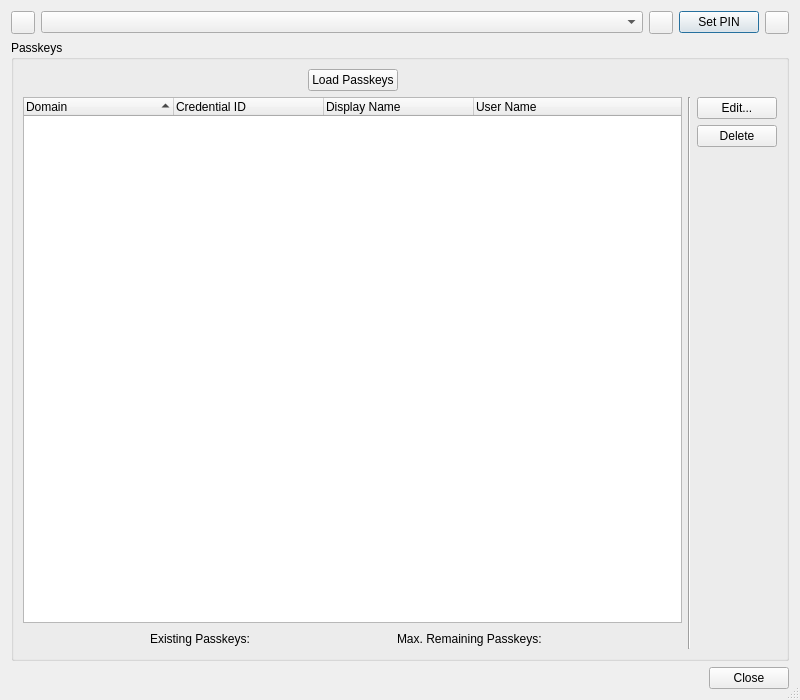
<?xml version="1.0" encoding="UTF-8"?>
<ui version="4.0">
 <class>Fido2ManagementDialog</class>
 <widget class="QDialog" name="Fido2ManagementDialog">
  <property name="geometry">
   <rect>
    <x>0</x>
    <y>0</y>
    <width>800</width>
    <height>700</height>
   </rect>
  </property>
  <property name="windowTitle">
   <string>FIDO2 Security Key Management</string>
  </property>
  <property name="sizeGripEnabled">
   <bool>true</bool>
  </property>
  <layout class="QVBoxLayout" name="verticalLayout_2">
   <item>
    <layout class="QHBoxLayout" name="horizontalLayout">
     <item>
      <widget class="QToolButton" name="reloadButton">
       <property name="toolTip">
        <string>Press to reload the list of detected security keys.</string>
       </property>
      </widget>
     </item>
     <item>
      <widget class="QComboBox" name="securityKeysComboBox">
       <property name="sizePolicy">
        <sizepolicy hsizetype="Expanding" vsizetype="Fixed">
         <horstretch>0</horstretch>
         <verstretch>0</verstretch>
        </sizepolicy>
       </property>
       <property name="toolTip">
        <string>Select the security keys to be managed.</string>
       </property>
      </widget>
     </item>
     <item>
      <widget class="QToolButton" name="lockButton">
       <property name="toolTip">
        <string>Press to unlock the security key, release to lock it again.</string>
       </property>
       <property name="checkable">
        <bool>true</bool>
       </property>
      </widget>
     </item>
     <item>
      <widget class="QPushButton" name="pinButton">
       <property name="toolTip">
        <string>Press to set or change the PIN of the selected security key.</string>
       </property>
       <property name="text">
        <string>Set PIN</string>
       </property>
      </widget>
     </item>
     <item>
      <widget class="EricToolButton" name="menuButton">
       <property name="popupMode">
        <enum>QToolButton::InstantPopup</enum>
       </property>
      </widget>
     </item>
    </layout>
   </item>
   <item>
    <widget class="QGroupBox" name="groupBox">
     <property name="title">
      <string>Passkeys</string>
     </property>
     <layout class="QGridLayout" name="gridLayout">
      <item row="0" column="0">
       <layout class="QHBoxLayout" name="horizontalLayout_3">
        <item>
         <spacer name="horizontalSpacer">
          <property name="orientation">
           <enum>Qt::Horizontal</enum>
          </property>
          <property name="sizeHint" stdset="0">
           <size>
            <width>40</width>
            <height>20</height>
           </size>
          </property>
         </spacer>
        </item>
        <item>
         <widget class="QPushButton" name="loadPasskeysButton">
          <property name="toolTip">
           <string>Press ro load the passkeys of the selected security key.</string>
          </property>
          <property name="text">
           <string>Load Passkeys</string>
          </property>
         </widget>
        </item>
        <item>
         <spacer name="horizontalSpacer_2">
          <property name="orientation">
           <enum>Qt::Horizontal</enum>
          </property>
          <property name="sizeHint" stdset="0">
           <size>
            <width>40</width>
            <height>20</height>
           </size>
          </property>
         </spacer>
        </item>
       </layout>
      </item>
      <item row="1" column="0">
       <widget class="QTreeWidget" name="passkeysList">
        <property name="editTriggers">
         <set>QAbstractItemView::NoEditTriggers</set>
        </property>
        <property name="alternatingRowColors">
         <bool>true</bool>
        </property>
        <property name="sortingEnabled">
         <bool>true</bool>
        </property>
        <attribute name="headerDefaultSectionSize">
         <number>150</number>
        </attribute>
        <column>
         <property name="text">
          <string>Domain</string>
         </property>
        </column>
        <column>
         <property name="text">
          <string>Credential ID</string>
         </property>
        </column>
        <column>
         <property name="text">
          <string>Display Name</string>
         </property>
        </column>
        <column>
         <property name="text">
          <string>User Name</string>
         </property>
        </column>
       </widget>
      </item>
      <item row="1" column="1" rowspan="2">
       <widget class="Line" name="line">
        <property name="orientation">
         <enum>Qt::Vertical</enum>
        </property>
       </widget>
      </item>
      <item row="1" column="2" rowspan="2">
       <layout class="QVBoxLayout" name="verticalLayout">
        <item>
         <widget class="QPushButton" name="editButton">
          <property name="toolTip">
           <string>Press to change the user info of the selected passkey.</string>
          </property>
          <property name="text">
           <string>Edit...</string>
          </property>
         </widget>
        </item>
        <item>
         <widget class="QPushButton" name="deleteButton">
          <property name="toolTip">
           <string>Press to delete the selected passkey.</string>
          </property>
          <property name="text">
           <string>Delete</string>
          </property>
         </widget>
        </item>
        <item>
         <spacer name="verticalSpacer">
          <property name="orientation">
           <enum>Qt::Vertical</enum>
          </property>
          <property name="sizeHint" stdset="0">
           <size>
            <width>20</width>
            <height>40</height>
           </size>
          </property>
         </spacer>
        </item>
       </layout>
      </item>
      <item row="2" column="0">
       <layout class="QHBoxLayout" name="horizontalLayout_2">
        <item>
         <spacer name="horizontalSpacer_3">
          <property name="orientation">
           <enum>Qt::Horizontal</enum>
          </property>
          <property name="sizeHint" stdset="0">
           <size>
            <width>40</width>
            <height>20</height>
           </size>
          </property>
         </spacer>
        </item>
        <item>
         <widget class="QLabel" name="label">
          <property name="text">
           <string>Existing Passkeys:</string>
          </property>
         </widget>
        </item>
        <item>
         <widget class="QLabel" name="existingCountLabel"/>
        </item>
        <item>
         <spacer name="horizontalSpacer_5">
          <property name="orientation">
           <enum>Qt::Horizontal</enum>
          </property>
          <property name="sizeHint" stdset="0">
           <size>
            <width>40</width>
            <height>20</height>
           </size>
          </property>
         </spacer>
        </item>
        <item>
         <widget class="QLabel" name="label_2">
          <property name="text">
           <string>Max. Remaining Passkeys:</string>
          </property>
         </widget>
        </item>
        <item>
         <widget class="QLabel" name="remainingCountLabel"/>
        </item>
        <item>
         <spacer name="horizontalSpacer_4">
          <property name="orientation">
           <enum>Qt::Horizontal</enum>
          </property>
          <property name="sizeHint" stdset="0">
           <size>
            <width>40</width>
            <height>20</height>
           </size>
          </property>
         </spacer>
        </item>
       </layout>
      </item>
     </layout>
    </widget>
   </item>
   <item>
    <widget class="QDialogButtonBox" name="buttonBox">
     <property name="orientation">
      <enum>Qt::Horizontal</enum>
     </property>
     <property name="standardButtons">
      <set>QDialogButtonBox::Close</set>
     </property>
    </widget>
   </item>
  </layout>
 </widget>
 <customwidgets>
  <customwidget>
   <class>EricToolButton</class>
   <extends>QToolButton</extends>
   <header>eric7/EricWidgets/EricToolButton.h</header>
  </customwidget>
 </customwidgets>
 <tabstops>
  <tabstop>securityKeysComboBox</tabstop>
  <tabstop>lockButton</tabstop>
  <tabstop>pinButton</tabstop>
  <tabstop>loadPasskeysButton</tabstop>
  <tabstop>passkeysList</tabstop>
  <tabstop>editButton</tabstop>
  <tabstop>deleteButton</tabstop>
  <tabstop>reloadButton</tabstop>
  <tabstop>menuButton</tabstop>
 </tabstops>
 <resources/>
 <connections>
  <connection>
   <sender>buttonBox</sender>
   <signal>accepted()</signal>
   <receiver>Fido2ManagementDialog</receiver>
   <slot>accept()</slot>
   <hints>
    <hint type="sourcelabel">
     <x>248</x>
     <y>254</y>
    </hint>
    <hint type="destinationlabel">
     <x>157</x>
     <y>274</y>
    </hint>
   </hints>
  </connection>
  <connection>
   <sender>buttonBox</sender>
   <signal>rejected()</signal>
   <receiver>Fido2ManagementDialog</receiver>
   <slot>reject()</slot>
   <hints>
    <hint type="sourcelabel">
     <x>316</x>
     <y>260</y>
    </hint>
    <hint type="destinationlabel">
     <x>286</x>
     <y>274</y>
    </hint>
   </hints>
  </connection>
 </connections>
</ui>
